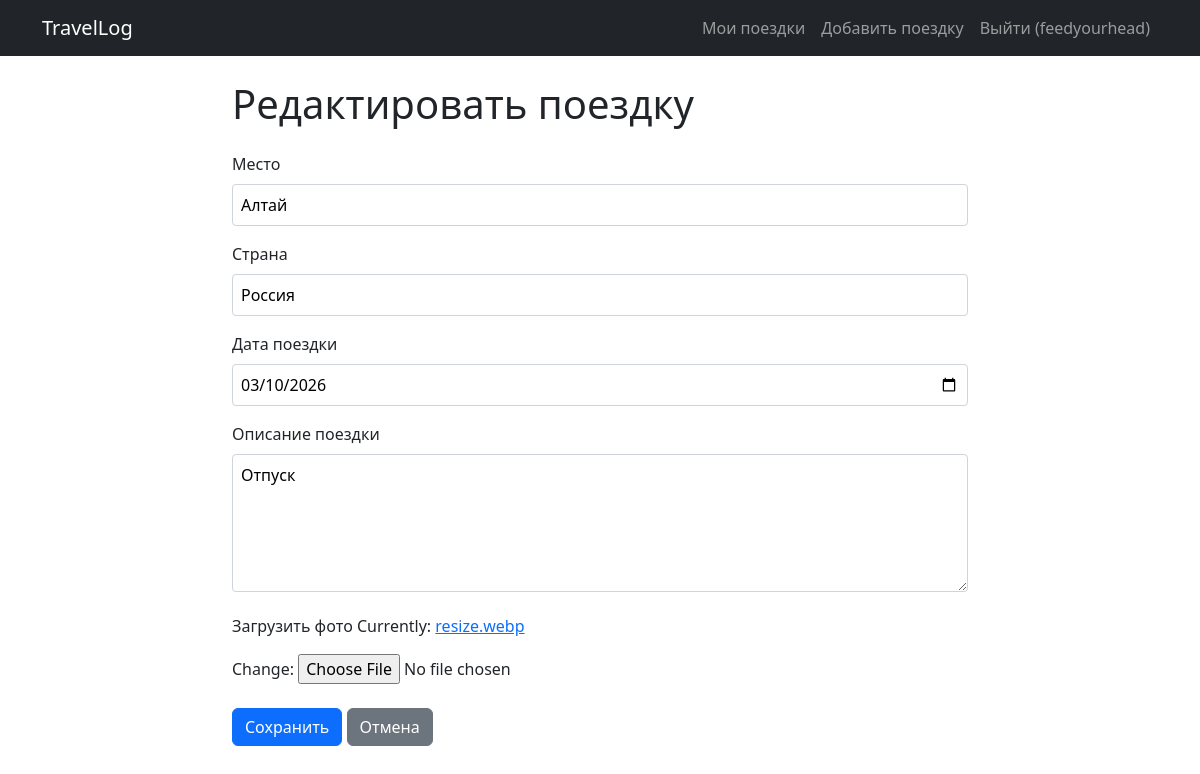
Screenshot of /note/1/update/ (signed in) with the database file from the repository.
### travels/models.py (models this page shows)
class TravelNote(models.Model):
    author = models.ForeignKey(User, on_delete=models.CASCADE)
    place_name = models.CharField(max_length=200)
    country = models.CharField(max_length=200)
    date_of_trip = models.DateField()
    description = models.TextField()
    photo = models.ImageField()
    created_at = models.DateField(auto_now=True)

### travels/views.py (the view)
# urls.py: path('note/<int:id>/update/', views.update_note, name='update_note'),
@login_required
def update_note(request, id):
    note = get_object_or_404(TravelNote, id=id, author=request.user)
    if request.method == 'POST':
        form = TravelNoteForm(request.POST, request.FILES, instance=note)
        if form.is_valid():
            form.save()
            messages.success(request, 'Запись успешно обновлена!')
            return redirect('travels:detail', id=note.id)
    else:
        form = TravelNoteForm(instance=note)
    return render(request, 'travels/note_form.html', {'form': form, 'title': 'Редактировать поездку'})

### travels/forms.py
class TravelNoteForm(forms.ModelForm):
    class Meta:
        model = TravelNote
        fields = ['place_name', 'country', 'date_of_trip', 'description', 'photo']
        widgets = {
            'date_of_trip': forms.DateInput(attrs={'type': 'date'}),
            'description': forms.Textarea(attrs={'rows': 5}),
        }
        labels = {
            'place_name': 'Место',
            'country': 'Страна',
            'date_of_trip': 'Дата поездки',
            'description': 'Описание поездки',
            'photo': 'Загрузить фото',
        }

### travels/templates/travels/note_form.html (shortened to what this page needs)
{% extends 'travels/base.html' %}
{% block content %}
    <div class="row justify-content-center">
        <div class="col-md-8">
            <h1>{{ title }}</h1>
            <form method="post" enctype="multipart/form-data" class="mt-4">
                {% for field in form %}
                    <div class="mb-3">
                        <label for="{{ field.id_for_label }}" class="form-label">{{ field.label }}</label>
                        {{ field }}
                    </div>
                {% endfor %}
                <button type="submit" class="btn btn-primary">Сохранить</button>
                <a href="{% url 'travels:dashboard' %}" class="btn btn-secondary">Отмена</a>
            </form>
        </div>
    </div>
{% endblock %}

### travels/templates/travels/base.html (shortened to what this page needs)
<!DOCTYPE html>
<html lang="ru">
<head>
  <link rel="stylesheet" href="https://cdn.jsdelivr.net/npm/bootstrap@5.3.3/dist/css/bootstrap.min.css">
</head>
<body>
  <nav class="navbar navbar-expand-lg navbar-dark bg-dark mb-4">
    <div class="container">
      <a href="{% url 'travels:home' %}" class="navbar-brand">TravelLog</a>
      <div class="collapse navbar-collapse">
        <ul class="navbar-nav ms-auto">
          {% if user.is_authenticated %}
          <li class="nav-item"><a class="nav-link" href="{% url 'travels:dashboard' %}">Мои поездки</a></li>
          <li class="nav-item"><a class="nav-link" href="{% url 'travels:create_note' %}">Добавить поездку</a></li>
          <li class="nav-item"><a class="nav-link" href="{% url 'travels:logout' %}">Выйти ({{ user.username }})</a>
          </li>
          {% else %}
          <li class="nav-item"><a class="nav-link" href="{% url 'travels:login' %}">Войти</a></li>
          <li class="nav-item"><a class="nav-link" href="{% url 'travels:register' %}">Регистрация</a></li>
          {% endif %}
        </ul>
      </div>
    </div>
  </nav>
  <div class="container">
    {% block content %}{% endblock %}
  </div>
</body>
</html>

### travels/templates/travels/note_form.html (style rules this page uses)
input[type="text"], input[type="date"], select, textarea { width: 100%; padding: 0.5rem; border: 1px solid #ced4da; border-radius: 0.25rem; }
input[type="file"] { padding: 0.5rem 0; }

### rows the page displays
TravelNote: form "Алтай" "Россия" "03/10/2026" "Отпуск"

### other values shown
{{ user.username }} "feedyourhead"
{{ title }} "Редактировать поездку"
{{ field.label }} "Место" "Страна" "Дата поездки" "Описание поездки" "Загрузить фото"
